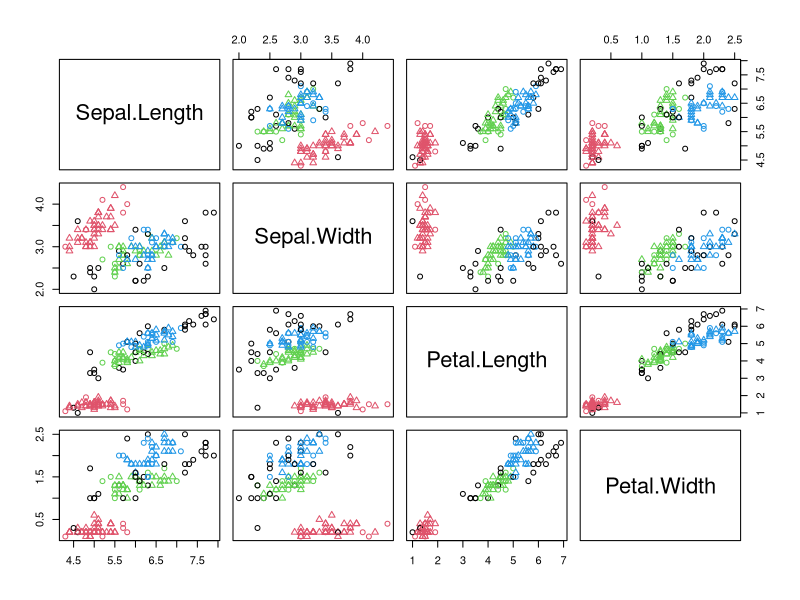
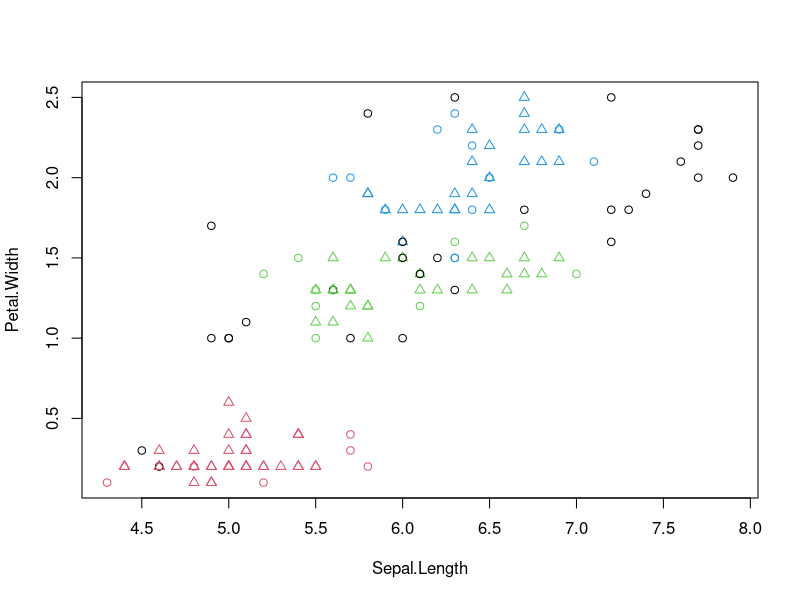

Write R code to recreate these figures, in order.
install.packages("fpc")
install.packages("dbscan")
library(fpc)
iris_1=iris[-5]
set.seed(150)
ds=dbscan(iris_1,eps=0.42,MinPts=5)
ds
table(iris$Species,ds$cluster)
plot(ds,iris_1)
plot(ds,iris_1[,c(1,4)])
